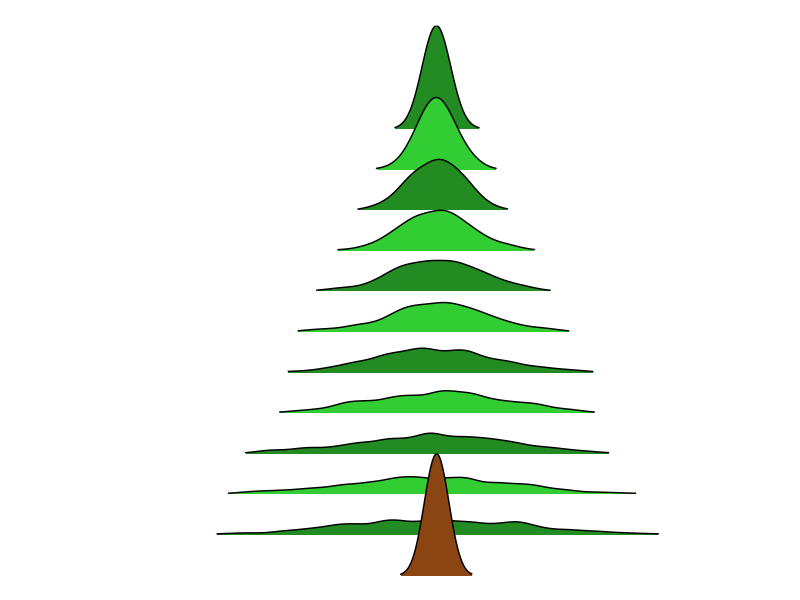

Recreate this plot in R.
library(dplyr)
library(ggplot2)
library(ggridges)
library(tidyr)


drzewo <- tibble(rnorm(1000, 0, 1), rnorm(1000, 0, 2), rnorm(1000, 0, 3),
                 rnorm(1000, 0, 4), rnorm(1000, 0, 5), rnorm(1000, 0, 6), 
                 rnorm(1000, 0, 7), rnorm(1000, 0, 8), rnorm(1000, 0, 9), 
                 rnorm(1000, 0, 10), rnorm(1000, 0, 11),runif(1000, -1, 1))

colnames(drzewo) <- c("zgalez","ygalez", "xgalez", "wgalez" ,"vgalez", "ugalez", "qgalez", "pgalez", "ogalez", "ngalez", "mgalez","lpien")


drzewo_long <- pivot_longer(drzewo, cols = c("zgalez","ygalez", "xgalez", "wgalez" ,"vgalez", "ugalez", "qgalez", "pgalez", "ogalez", "ngalez", "mgalez","lpien"))

drzewo_long <- drzewo_long %>%
  mutate(name = factor(name, levels = rev(c("zgalez","ygalez", "xgalez", "wgalez" ,"vgalez", "ugalez", "qgalez", "pgalez", "ogalez", "ngalez", "mgalez","lpien"))))
                       
custom_colors <- c(
  "lpien" = "#8B4513",  
  "mgalez" = "#228B22", 
  "ngalez" = "#32CD32",
  "ogalez" = "#228B22", 
  "pgalez" = "#32CD32",
  "qgalez" = "#228B22", 
  "ugalez" = "#32CD32",
  "vgalez" = "#228B22", 
  "wgalez" = "#32CD32",
  "xgalez" = "#228B22", 
  "ygalez" = "#32CD32",
  "zgalez" = "#228B22"
)


obraz_choinki <- ggplot(drzewo_long, aes(x = value, y = name, fill = name)) +
  geom_density_ridges(rel_min_height = 0.01, panel_scaling = TRUE, scale = 3) +
  theme_ridges() + 
  labs(
    title = " ",
    x = " ",
    y = " "
  ) +
  
  theme_void() +
  scale_fill_manual(values = custom_colors) +
  theme(legend.position = "none")


ggsave(
  filename = "choinka.png",
  plot = obraz_choinki,                       
  width = 8,
  height = 6,
  dpi = 300
)
